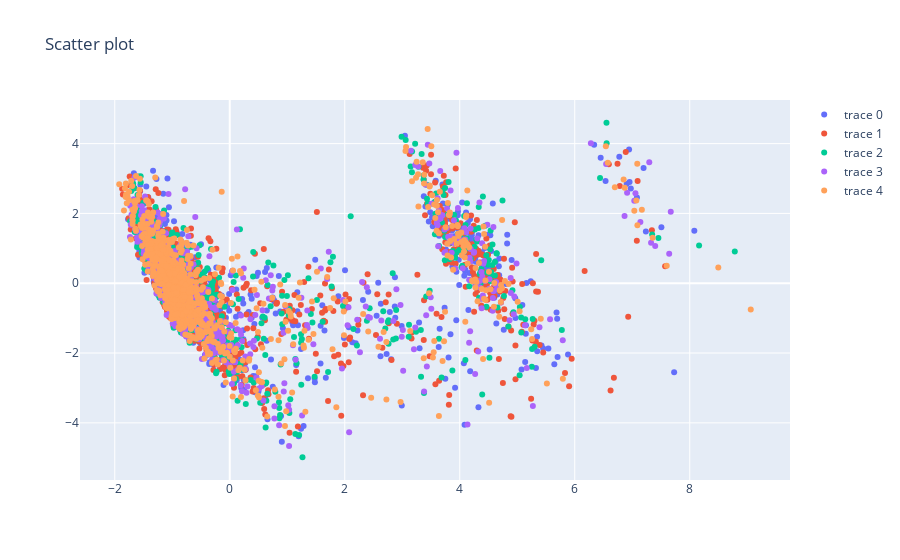

The code cell stored with this chart in its notebook:
### Code cell
scatter_plot(pd.DataFrame(Y_sklearn).sample(5000))

### Figure 1 — Plotly figure (JSON) as saved in the notebook; plotly's stock layout.template omitted (floating-point values rounded to 4 significant figures; data arrays with more than 128 entries replaced by an {"elided": "..."} marker saying what was removed)
{"data": [{"mode": "markers", "type": "scatter", "x": {"elided": "1158 float values"}, "y": {"elided": "1158 float values"}}, {"mode": "markers", "type": "scatter", "x": {"elided": "1229 float values"}, "y": {"elided": "1229 float values"}}, {"mode": "markers", "type": "scatter", "x": {"elided": "958 float values"}, "y": {"elided": "958 float values"}}, {"mode": "markers", "type": "scatter", "x": {"elided": "810 float values"}, "y": {"elided": "810 float values"}}, {"mode": "markers", "type": "scatter", "x": {"elided": "845 float values"}, "y": {"elided": "845 float values"}}], "layout": {"autosize": true, "title": {"text": "Scatter plot"}, "xaxis": {"autorange": true, "range": [-2.606, 9.745], "type": "linear"}, "yaxis": {"autorange": true, "range": [-5.687, 5.299], "type": "linear"}}}
